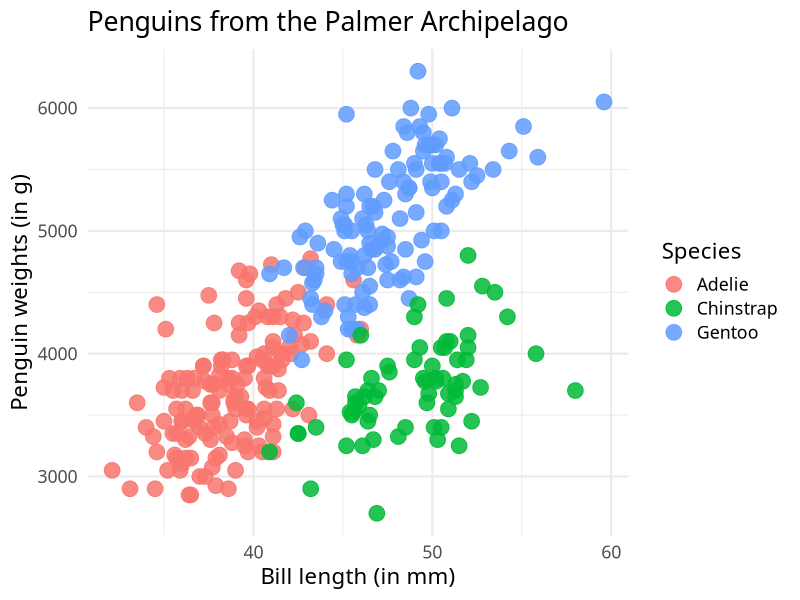
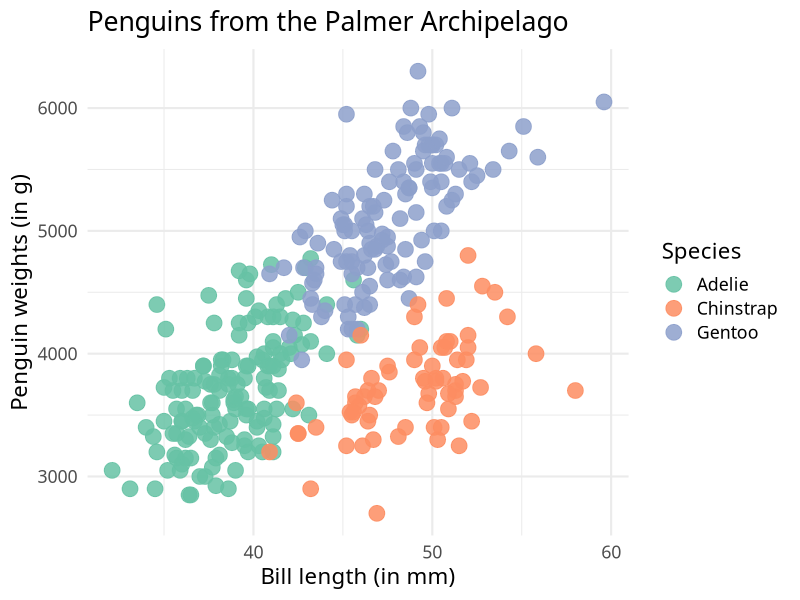
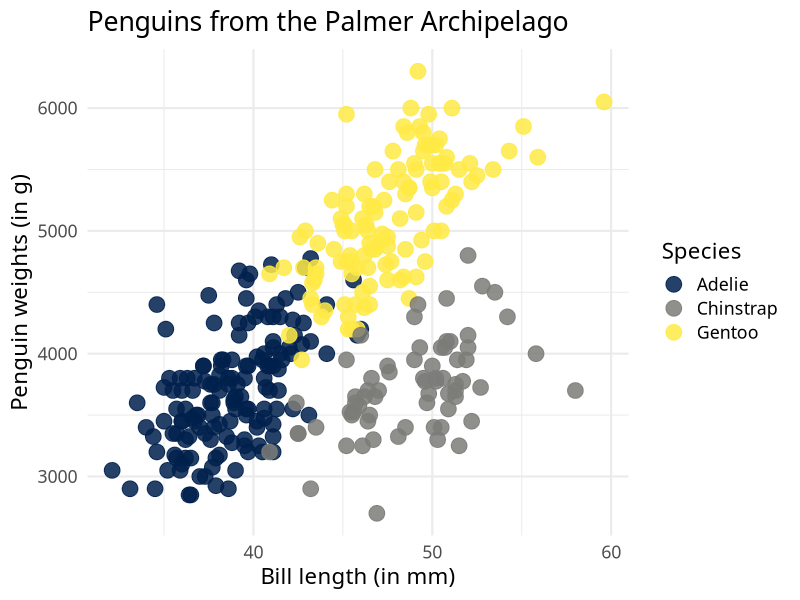
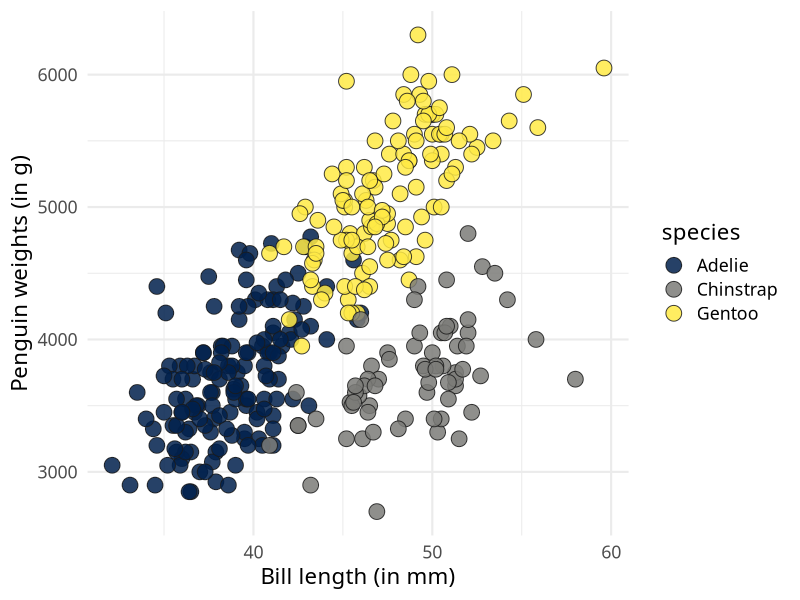
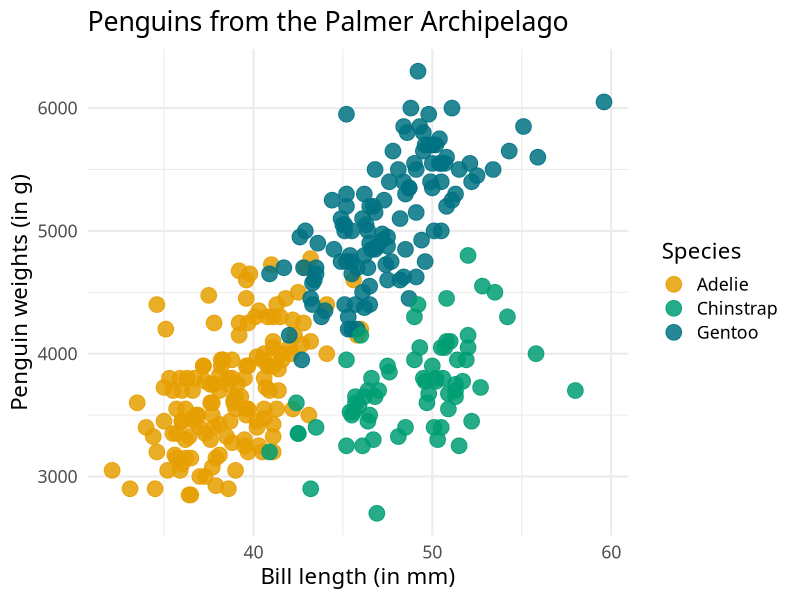
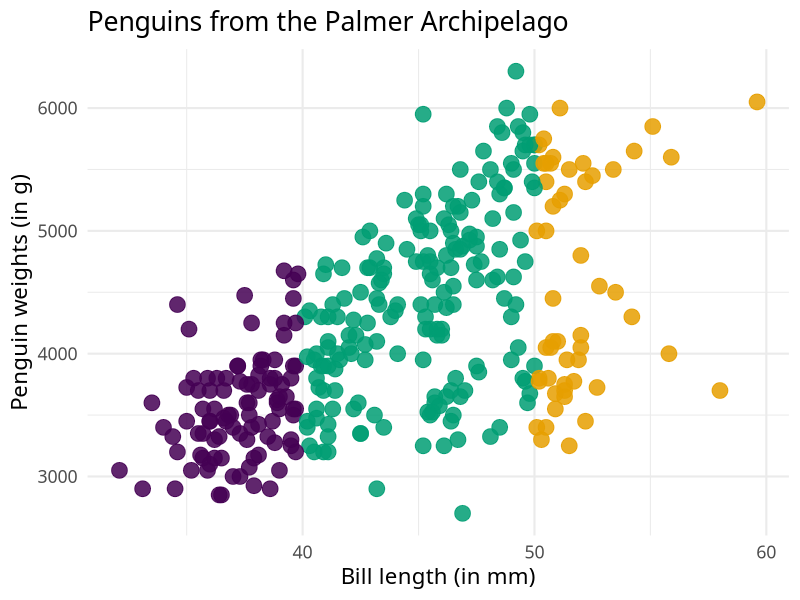

Write the R code that produced these figures, in order.
# How to Use Better Colors in ggplot (3 Easy Ways) by Albert Rapp
# https://www.youtube.com/watch?v=ZVSbY4z7tMY

# Primeira forma ----------------------------------------------------------

library(tidyverse)

my_penguins_plot <- palmerpenguins::penguins |>
    filter(!is.na(sex)) |>
    ggplot(
        aes(
            x = bill_length_mm,
            y = body_mass_g,
            color = species
            )
    ) +
    geom_point(size = 5,alpha = 0.85) + # tamanho e transparencia dos pontos
    theme_minimal(base_size = 16, base_family = "Source Sans Pro") +
    labs(
        x = "Bill length (in mm)",
        y = "Penguin weights (in g)",
        title = "Penguins from the Palmer Archipelago",
        color = "Species"
    )
my_penguins_plot

my_penguins_plot +
    scale_color_brewer(palette = "Set2")

my_penguins_plot +
    scale_color_viridis_d(option = "cividis")


# Bonus -------------------------------------------------------------------

palmerpenguins::penguins |>
    filter(!is.na(sex)) |>
    ggplot(
        aes(
            x = bill_length_mm,
            y = body_mass_g,
            fill = species
        )
    ) +
    geom_point(shape = 21, size = 5,alpha = 0.85, color = "grey10") +
    # shp define que o formato será um círculo com borda
    theme_minimal(base_size = 16, base_family = "Source Sans Pro") +
    labs(
        x = "Bill length (in mm)",
        y = "Penguin weights (in g)",
        litle = "Penguins from the Palmer Archipelago",
        color = "Species"
    ) +
    scale_fill_viridis_d(option = "cividis")
#scale_color_*

# Segunda forma -----------------------------------------------------------

my_favorite_colors <- c("#E69F00", "#009E73", "#007282")
names(my_favorite_colors) <- c("Adelie", "Chinstrap", "Gentoo")

my_favorite_colors["Adelie"]
my_favorite_colors[1]

my_penguins_plot +
    scale_color_manual(values = my_favorite_colors) # escolhemos as cores manualmente
# scale_color_manual

# Terceira forma ----------------------------------------------------------

cores_viridis <- viridisLite::viridis(n = 4)
cores_viridis[1]

ex_3 <- palmerpenguins::penguins |>
    filter(!is.na(sex)) |>
    mutate(
        my_color = case_when(
            bill_length_mm < 40 ~ cores_viridis[1],
            between(bill_length_mm, 40, 50) ~ "#009E73",
            bill_length_mm > 50 ~ "#E69F00"
        )
    )

cores <- ex_3$my_color |> unique()
species <- ex_3$species |> unique()

names(cores) <- species


ex_3 |> ggplot(
        aes(
            x = bill_length_mm,
            y = body_mass_g,
            color = my_color
        )
    ) +
    geom_point(size = 5, alpha = 0.85) +
    theme_minimal(base_size = 16, base_family = "Source Sans Pro") +
    labs(
        x = "Bill length (in mm)",
        y = "Penguin weights (in g)",
        title = "Penguins from the Palmer Archipelago",
        color = "Species",

    ) +
    scale_color_identity()
# scale_color_identity
